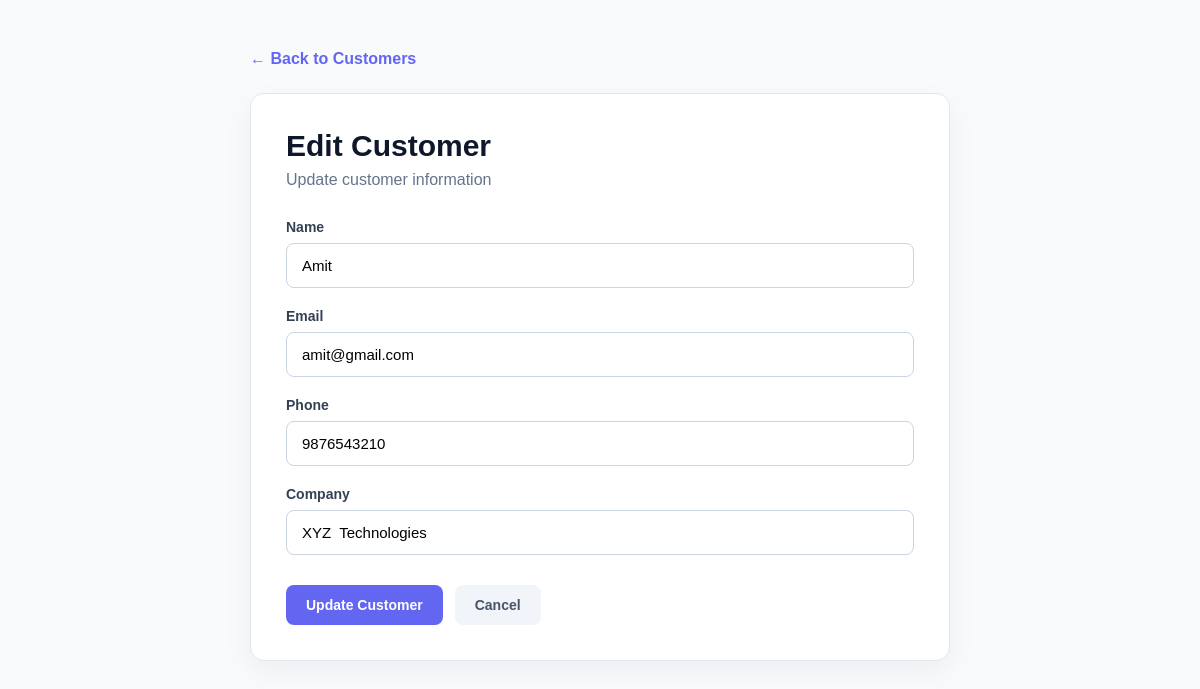
The app's page /customers/2/edit/ (signed in) with its own data.
### crm/models.py (models this page shows, shortened)
class Customer(models.Model):
    name = models.CharField(max_length=100)
    email = models.EmailField()
    phone = models.CharField(max_length=20)
    company = models.CharField(max_length=150, blank=True)
    created_at = models.DateTimeField(auto_now_add=True)

### crm/views.py (the view, shortened to what this page needs)
@login_required(login_url="login")
def customer_edit(request, id):
    customer = Customer.objects.get(id=id)
    context = {
        "customer": customer,
    }
    return render(
        request,
        "crm/customer_edit.html",
        context
    )

### crm/templates/crm/customer_edit.html (shortened to what this page needs)
<!DOCTYPE html>
<html lang="en">
<head>
</head>
<body>
    <main class="container">
        <div class="page">
            <a href="{% url 'customer_list' %}" class="back">
                ← Back to Customers
            </a>
            <div class="card">
                <h1>
                    Edit Customer
                </h1>
                <p class="subtitle">
                    Update customer information
                </p>
                <form method="POST">
                    <div class="form-group">
                        <label>
                            Name
                        </label>
                        <input
                            type="text"
                            name="name"
                            value="{{ customer.name }}"
                            required
                        >
                    </div>
                    <div class="form-group">
                        <label>
                            Email
                        </label>
                        <input
                            type="email"
                            name="email"
                            value="{{ customer.email }}"
                            required
                        >
                    </div>
                    <div class="form-group">
                        <label>
                            Phone
                        </label>
                        <input
                            type="text"
                            name="phone"
                            value="{{ customer.phone }}"
                            required
                        >
                    </div>
                    <div class="form-group">
                        <label>
                            Company
                        </label>
                        <input
                            type="text"
                            name="company"
                            value="{{ customer.company }}"
                        >
                    </div>
                    <div class="actions">
                        <button
                            type="submit"
                            class="btn primary"
                        >
                            Update Customer
                        </button>
                        <a
                            href="{% url 'customer_list' %}"
                            class="btn secondary"
                        >
                            Cancel
                        </a>
                    </div>
                </form>
            </div>
        </div>
    </main>
</body>
</html>

### crm/templates/crm/customer_edit.html (style rules this page uses)
* { margin: 0; padding: 0; box-sizing: border-box; }
body { font-family: Arial, sans-serif; background: #f8fafc; color: #0f172a; }
.container { width: 90%; max-width: 700px; margin: auto; }
.page { padding: 50px 0; }
.back { display: inline-block; margin-bottom: 25px; color: #6366f1; text-decoration: none; font-weight: 700; }
.card { background: white; border: 1px solid #e2e8f0; border-radius: 14px; padding: 35px; box-shadow: 0 10px 30px rgba(15, 23, 42, 0.05); }
.card h1 { font-size: 30px; margin-bottom: 8px; }
.subtitle { color: #64748b; margin-bottom: 30px; }
.form-group { margin-bottom: 20px; }
label { display: block; margin-bottom: 8px; font-size: 14px; font-weight: 700; color: #334155; }
input { width: 100%; padding: 13px 15px; border: 1px solid #cbd5e1; border-radius: 8px; font-size: 15px; outline: none; transition: 0.2s; }
.actions { display: flex; gap: 12px; margin-top: 30px; }
.btn { padding: 12px 20px; border-radius: 8px; border: none; font-size: 14px; font-weight: 700; cursor: pointer; text-decoration: none; }
.primary { background: #6366f1; color: white; }
.secondary { background: #f1f5f9; color: #475569; }

### records on screen
Customer: name "Amit", email "amit@gmail.com", phone "9876543210", company "XYZ Technologies"
